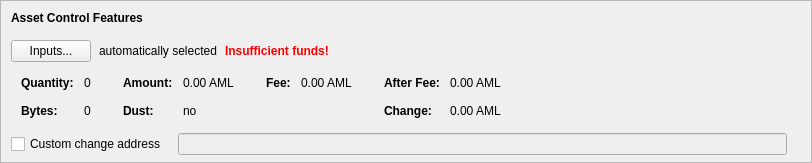
      <widget class="QFrame" name="frameAssetControl">
       <property name="sizePolicy">
        <sizepolicy hsizetype="Expanding" vsizetype="Fixed">
         <horstretch>0</horstretch>
         <verstretch>0</verstretch>
        </sizepolicy>
       </property>
       <property name="maximumSize">
        <size>
         <width>16777215</width>
         <height>16777215</height>
        </size>
       </property>
       <property name="frameShape">
        <enum>QFrame::StyledPanel</enum>
       </property>
       <property name="frameShadow">
        <enum>QFrame::Sunken</enum>
       </property>
       <layout class="QVBoxLayout" name="verticalLayoutAssetControl2">
        <property name="spacing">
         <number>0</number>
        </property>
        <property name="leftMargin">
         <number>0</number>
        </property>
        <property name="topMargin">
         <number>0</number>
        </property>
        <property name="rightMargin">
         <number>0</number>
        </property>
        <property name="bottomMargin">
         <number>6</number>
        </property>
        <item>
         <layout class="QVBoxLayout" name="verticalLayoutAssetControl" stretch="0,0,0,0,1">
          <property name="spacing">
           <number>0</number>
          </property>
          <property name="leftMargin">
           <number>10</number>
          </property>
          <property name="topMargin">
           <number>10</number>
          </property>
          <item>
           <layout class="QHBoxLayout" name="horizontalLayoutAssetControl1">
            <property name="bottomMargin">
             <number>15</number>
            </property>
            <item>
             <widget class="QLabel" name="labelAssetControlFeatures">
              <property name="sizePolicy">
               <sizepolicy hsizetype="Preferred" vsizetype="Maximum">
                <horstretch>0</horstretch>
                <verstretch>0</verstretch>
               </sizepolicy>
              </property>
              <property name="font">
               <font>
                <weight>75</weight>
                <bold>true</bold>
               </font>
              </property>
              <property name="styleSheet">
               <string notr="true">font-weight:bold;</string>
              </property>
              <property name="text">
               <string>Asset Control Features</string>
              </property>
             </widget>
            </item>
           </layout>
          </item>
          <item>
           <layout class="QHBoxLayout" name="horizontalLayoutAssetControl2" stretch="0,0,0,0">
            <property name="spacing">
             <number>8</number>
            </property>
            <property name="bottomMargin">
             <number>10</number>
            </property>
            <item>
             <widget class="QPushButton" name="pushButtonAssetControl">
              <property name="styleSheet">
               <string notr="true"/>
              </property>
              <property name="text">
               <string>Inputs...</string>
              </property>
              <property name="autoDefault">
               <bool>false</bool>
              </property>
             </widget>
            </item>
            <item>
             <widget class="QLabel" name="labelAssetControlAutomaticallySelected">
              <property name="text">
               <string>automatically selected</string>
              </property>
              <property name="margin">
               <number>5</number>
              </property>
             </widget>
            </item>
            <item>
             <widget class="QLabel" name="labelAssetControlInsuffFunds">
              <property name="font">
               <font>
                <weight>75</weight>
                <bold>true</bold>
               </font>
              </property>
              <property name="styleSheet">
               <string notr="true">color:red;font-weight:bold;</string>
              </property>
              <property name="text">
               <string>Insufficient funds!</string>
              </property>
              <property name="margin">
               <number>5</number>
              </property>
             </widget>
            </item>
            <item>
             <spacer name="horizontalSpacerAssetControl">
              <property name="orientation">
               <enum>Qt::Horizontal</enum>
              </property>
              <property name="sizeHint" stdset="0">
               <size>
                <width>40</width>
                <height>1</height>
               </size>
              </property>
             </spacer>
            </item>
           </layout>
          </item>
          <item>
           <widget class="QWidget" name="widgetAssetControl" native="true">
            <property name="sizePolicy">
             <sizepolicy hsizetype="Preferred" vsizetype="Preferred">
              <horstretch>0</horstretch>
              <verstretch>0</verstretch>
             </sizepolicy>
            </property>
            <property name="minimumSize">
             <size>
              <width>0</width>
              <height>0</height>
             </size>
            </property>
            <property name="styleSheet">
             <string notr="true"/>
            </property>
            <layout class="QHBoxLayout" name="horizontalLayoutAssetControl5">
             <property name="leftMargin">
              <number>0</number>
             </property>
             <property name="topMargin">
              <number>0</number>
             </property>
             <property name="rightMargin">
              <number>0</number>
             </property>
             <property name="bottomMargin">
              <number>0</number>
             </property>
             <item>
              <layout class="QHBoxLayout" name="horizontalLayoutAssetControl3" stretch="0,0,0,1">
               <property name="spacing">
                <number>20</number>
               </property>
               <property name="topMargin">
                <number>0</number>
               </property>
               <property name="bottomMargin">
                <number>10</number>
               </property>
               <item>
                <layout class="QFormLayout" name="formLayoutAssetControl1">
                 <property name="horizontalSpacing">
                  <number>10</number>
                 </property>
                 <property name="verticalSpacing">
                  <number>14</number>
                 </property>
                 <property name="leftMargin">
                  <number>10</number>
                 </property>
                 <property name="topMargin">
                  <number>4</number>
                 </property>
                 <property name="rightMargin">
                  <number>6</number>
                 </property>
                 <item row="0" column="0">
                  <widget class="QLabel" name="labelAssetControlQuantityText">
                   <property name="font">
                    <font>
                     <weight>75</weight>
                     <bold>true</bold>
                    </font>
                   </property>
                   <property name="text">
                    <string>Quantity:</string>
                   </property>
                   <property name="margin">
                    <number>0</number>
                   </property>
                  </widget>
                 </item>
                 <item row="0" column="1">
                  <widget class="QLabel" name="labelAssetControlQuantity">
                   <property name="cursor">
                    <cursorShape>IBeamCursor</cursorShape>
                   </property>
                   <property name="contextMenuPolicy">
                    <enum>Qt::ActionsContextMenu</enum>
                   </property>
                   <property name="text">
                    <string notr="true">0</string>
                   </property>
                   <property name="margin">
                    <number>0</number>
                   </property>
                   <property name="textInteractionFlags">
                    <set>Qt::LinksAccessibleByMouse|Qt::TextSelectableByKeyboard|Qt::TextSelectableByMouse</set>
                   </property>
                  </widget>
                 </item>
                 <item row="1" column="0">
                  <widget class="QLabel" name="labelAssetControlBytesText">
                   <property name="font">
                    <font>
                     <weight>75</weight>
                     <bold>true</bold>
                    </font>
                   </property>
                   <property name="text">
                    <string>Bytes:</string>
                   </property>
                  </widget>
                 </item>
                 <item row="1" column="1">
                  <widget class="QLabel" name="labelAssetControlBytes">
                   <property name="cursor">
                    <cursorShape>IBeamCursor</cursorShape>
                   </property>
                   <property name="contextMenuPolicy">
                    <enum>Qt::ActionsContextMenu</enum>
                   </property>
                   <property name="text">
                    <string notr="true">0</string>
                   </property>
                   <property name="textInteractionFlags">
                    <set>Qt::LinksAccessibleByMouse|Qt::TextSelectableByKeyboard|Qt::TextSelectableByMouse</set>
                   </property>
                  </widget>
                 </item>
                </layout>
               </item>
               <item>
                <layout class="QFormLayout" name="formLayoutAssetControl2">
                 <property name="horizontalSpacing">
                  <number>10</number>
                 </property>
                 <property name="verticalSpacing">
                  <number>14</number>
                 </property>
                 <property name="leftMargin">
                  <number>6</number>
                 </property>
                 <property name="topMargin">
                  <number>4</number>
                 </property>
                 <property name="rightMargin">
                  <number>6</number>
                 </property>
                 <item row="0" column="0">
                  <widget class="QLabel" name="labelAssetControlAmountText">
                   <property name="font">
                    <font>
                     <weight>75</weight>
                     <bold>true</bold>
                    </font>
                   </property>
                   <property name="text">
                    <string>Amount:</string>
                   </property>
                   <property name="margin">
                    <number>0</number>
                   </property>
                  </widget>
                 </item>
                 <item row="0" column="1">
                  <widget class="QLabel" name="labelAssetControlAmount">
                   <property name="cursor">
                    <cursorShape>IBeamCursor</cursorShape>
                   </property>
                   <property name="contextMenuPolicy">
                    <enum>Qt::ActionsContextMenu</enum>
                   </property>
                   <property name="text">
                    <string notr="true">0.00 AML</string>
                   </property>
                   <property name="textInteractionFlags">
                    <set>Qt::LinksAccessibleByMouse|Qt::TextSelectableByKeyboard|Qt::TextSelectableByMouse</set>
                   </property>
                  </widget>
                 </item>
                 <item row="1" column="0">
                  <widget class="QLabel" name="labelAssetControlLowOutputText">
                   <property name="font">
                    <font>
                     <weight>75</weight>
                     <bold>true</bold>
                    </font>
                   </property>
                   <property name="text">
                    <string>Dust:</string>
                   </property>
                  </widget>
                 </item>
                 <item row="1" column="1">
                  <widget class="QLabel" name="labelAssetControlLowOutput">
                   <property name="cursor">
                    <cursorShape>IBeamCursor</cursorShape>
                   </property>
                   <property name="contextMenuPolicy">
                    <enum>Qt::ActionsContextMenu</enum>
                   </property>
                   <property name="text">
                    <string notr="true">no</string>
                   </property>
                   <property name="textInteractionFlags">
                    <set>Qt::LinksAccessibleByMouse|Qt::TextSelectableByKeyboard|Qt::TextSelectableByMouse</set>
                   </property>
                  </widget>
                 </item>
                </layout>
               </item>
               <item>
                <layout class="QFormLayout" name="formLayoutAssetControl3">
                 <property name="horizontalSpacing">
                  <number>10</number>
                 </property>
                 <property name="verticalSpacing">
                  <number>14</number>
                 </property>
                 <property name="leftMargin">
                  <number>6</number>
                 </property>
                 <property name="topMargin">
                  <number>4</number>
                 </property>
                 <property name="rightMargin">
                  <number>6</number>
                 </property>
                 <item row="0" column="0">
                  <widget class="QLabel" name="labelAssetControlFeeText">
                   <property name="font">
                    <font>
                     <weight>75</weight>
                     <bold>true</bold>
                    </font>
                   </property>
                   <property name="text">
                    <string>Fee:</string>
                   </property>
                   <property name="margin">
                    <number>0</number>
                   </property>
                  </widget>
                 </item>
                 <item row="0" column="1">
                  <widget class="QLabel" name="labelAssetControlFee">
                   <property name="cursor">
                    <cursorShape>IBeamCursor</cursorShape>
                   </property>
                   <property name="contextMenuPolicy">
                    <enum>Qt::ActionsContextMenu</enum>
                   </property>
                   <property name="text">
                    <string notr="true">0.00 AML</string>
                   </property>
                   <property name="textInteractionFlags">
                    <set>Qt::LinksAccessibleByMouse|Qt::TextSelectableByKeyboard|Qt::TextSelectableByMouse</set>
                   </property>
                  </widget>
                 </item>
                </layout>
               </item>
               <item>
                <layout class="QFormLayout" name="formLayoutAssetControl4">
                 <property name="horizontalSpacing">
                  <number>10</number>
                 </property>
                 <property name="verticalSpacing">
                  <number>14</number>
                 </property>
                 <property name="leftMargin">
                  <number>6</number>
                 </property>
                 <property name="topMargin">
                  <number>4</number>
                 </property>
                 <property name="rightMargin">
                  <number>6</number>
                 </property>
                 <item row="0" column="0">
                  <widget class="QLabel" name="labelAssetControlAfterFeeText">
                   <property name="font">
                    <font>
                     <weight>75</weight>
                     <bold>true</bold>
                    </font>
                   </property>
                   <property name="text">
                    <string>After Fee:</string>
                   </property>
                   <property name="margin">
                    <number>0</number>
                   </property>
                  </widget>
                 </item>
                 <item row="0" column="1">
                  <widget class="QLabel" name="labelAssetControlAfterFee">
                   <property name="cursor">
                    <cursorShape>IBeamCursor</cursorShape>
                   </property>
                   <property name="contextMenuPolicy">
                    <enum>Qt::ActionsContextMenu</enum>
                   </property>
                   <property name="text">
                    <string notr="true">0.00 AML</string>
                   </property>
                   <property name="textInteractionFlags">
                    <set>Qt::LinksAccessibleByMouse|Qt::TextSelectableByKeyboard|Qt::TextSelectableByMouse</set>
                   </property>
                  </widget>
                 </item>
                 <item row="1" column="0">
                  <widget class="QLabel" name="labelAssetControlChangeText">
                   <property name="font">
                    <font>
                     <weight>75</weight>
                     <bold>true</bold>
                    </font>
                   </property>
                   <property name="text">
                    <string>Change:</string>
                   </property>
                  </widget>
                 </item>
                 <item row="1" column="1">
                  <widget class="QLabel" name="labelAssetControlChange">
                   <property name="cursor">
                    <cursorShape>IBeamCursor</cursorShape>
                   </property>
                   <property name="contextMenuPolicy">
                    <enum>Qt::ActionsContextMenu</enum>
                   </property>
                   <property name="text">
                    <string notr="true">0.00 AML</string>
                   </property>
                   <property name="textInteractionFlags">
                    <set>Qt::LinksAccessibleByMouse|Qt::TextSelectableByKeyboard|Qt::TextSelectableByMouse</set>
                   </property>
                  </widget>
                 </item>
                </layout>
               </item>
              </layout>
             </item>
            </layout>
           </widget>
          </item>
          <item>
           <layout class="QHBoxLayout" name="horizontalLayoutAssetControl4" stretch="0,0,0">
            <property name="spacing">
             <number>12</number>
            </property>
            <property name="sizeConstraint">
             <enum>QLayout::SetDefaultConstraint</enum>
            </property>
            <property name="topMargin">
             <number>5</number>
            </property>
            <property name="rightMargin">
             <number>5</number>
            </property>
            <item>
             <widget class="QCheckBox" name="checkBoxAssetControlChange">
              <property name="toolTip">
               <string>If this is activated, but the change address is empty or invalid, change will be sent to a newly generated address.</string>
              </property>
              <property name="text">
               <string>Custom change address</string>
              </property>
             </widget>
            </item>
            <item>
             <widget class="QValidatedLineEdit" name="lineEditAssetControlChange">
              <property name="enabled">
               <bool>false</bool>
              </property>
              <property name="sizePolicy">
               <sizepolicy hsizetype="Expanding" vsizetype="Fixed">
                <horstretch>0</horstretch>
                <verstretch>0</verstretch>
               </sizepolicy>
              </property>
             </widget>
            </item>
            <item>
             <widget class="QLabel" name="labelAssetControlChangeLabel">
              <property name="sizePolicy">
               <sizepolicy hsizetype="Preferred" vsizetype="Expanding">
                <horstretch>0</horstretch>
                <verstretch>0</verstretch>
               </sizepolicy>
              </property>
              <property name="minimumSize">
               <size>
                <width>0</width>
                <height>0</height>
               </size>
              </property>
              <property name="text">
               <string/>
              </property>
              <property name="margin">
               <number>3</number>
              </property>
             </widget>
            </item>
           </layout>
          </item>
          <item>
           <spacer name="verticalSpacerAssetControl">
            <property name="orientation">
             <enum>Qt::Vertical</enum>
            </property>
            <property name="sizeHint" stdset="0">
             <size>
              <width>800</width>
              <height>1</height>
             </size>
            </property>
           </spacer>
          </item>
         </layout>
        </item>
       </layout>
      </widget>
